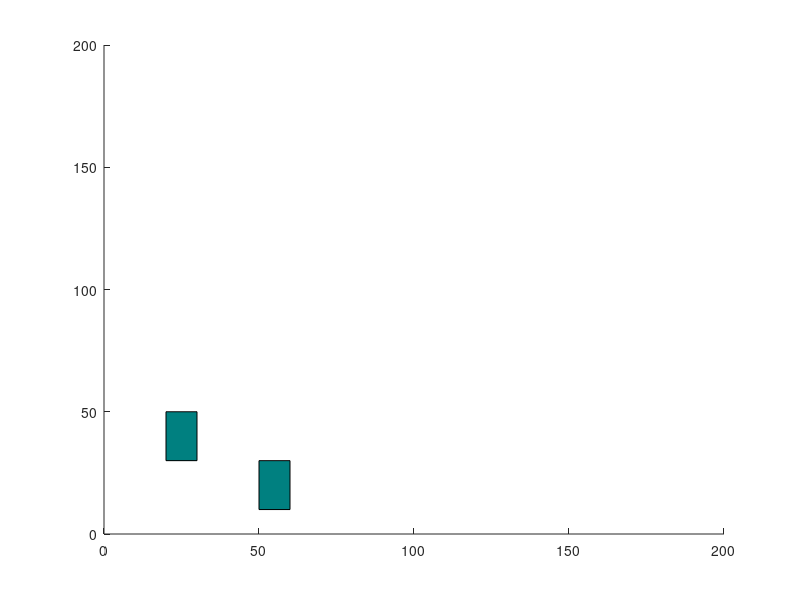

Recreate this plot in MATLAB. (Note: this script raises an error after producing the figure.)
%Define Boundary for the global plan
Xminglobal=0;
Xmaxglobal=200;
Yminglobal=0;
Ymaxglobal=200;
statobs1=[20 30 10 20];
rectangle('Position',statobs1,'FaceColor',[0 .5 .5]);
hold on
axis([0 200 0 200])


statobs2=[50 10 10 20];
rectangle('Position',statobs2,'FaceColor',[0 .5 .5]);
hold on
axis([0 200 0 200])
START_X=40;
START_Y=40;
GOAL_X=150;
GOAL_Y=150;

grid_len=10;

MAP_IDX=1;

for i=0:grid_len:Xmaxglobal
    for j=0:grid_len:Ymaxglobal
       %{
        if i==0
            i=1
        end
        
        if j==0
            j=1
        end
        %}
        MAP(MAP_IDX, 1)=i;
        MAP(MAP_IDX, 2)=j;
        MAP(MAP_IDX, 3)=2;
        MAP_IDX=MAP_IDX+1;
    end
    %disp('yo in here');
end
MAP_IDX=MAP_IDX-1;

OPEN=[];
CLOSED=[];
CLOSED_IDX=1;
OPEN_IDX=1;

OBS_COORD_LIST=[];
OBS_IDX=1;
OBS_COORD_LIST(OBS_IDX, 1)=statobs1(1);OBS_COORD_LIST(OBS_IDX, 2)=statobs1(2);% 20,30
OBS_IDX=OBS_IDX+1;
OBS_COORD_LIST(OBS_IDX, 1)=statobs1(1)+statobs1(3);OBS_COORD_LIST(OBS_IDX, 2)=statobs1(2)+statobs1(4);% 30,50
OBS_IDX=OBS_IDX+1;
OBS_COORD_LIST(OBS_IDX, 1)=statobs1(1)+10;OBS_COORD_LIST(OBS_IDX, 2)=statobs1(2);% 30,30
OBS_IDX=OBS_IDX+1;
OBS_COORD_LIST(OBS_IDX, 1)=statobs1(1)+10;OBS_COORD_LIST(OBS_IDX, 2)=statobs1(2)+10;% 30,40
OBS_IDX=OBS_IDX+1;
OBS_COORD_LIST(OBS_IDX, 1)=statobs1(1);OBS_COORD_LIST(OBS_IDX, 2)=statobs1(2)+10;% 20,40
OBS_IDX=OBS_IDX+1;
OBS_COORD_LIST(OBS_IDX, 1)=statobs1(1);OBS_COORD_LIST(OBS_IDX, 2)=statobs1(2)+20;% 20,40
OBS_IDX=OBS_IDX+1;
OBS_COORD_LIST(OBS_IDX, 1)=statobs2(1);OBS_COORD_LIST(OBS_IDX, 2)=statobs2(2);% 20,30
OBS_IDX=OBS_IDX+1;
OBS_COORD_LIST(OBS_IDX, 1)=statobs2(1)+statobs1(3);OBS_COORD_LIST(OBS_IDX, 2)=statobs2(2)+statobs2(4);% 30,50
OBS_IDX=OBS_IDX+1;
OBS_COORD_LIST(OBS_IDX, 1)=statobs2(1)+10;OBS_COORD_LIST(OBS_IDX, 2)=statobs2(2);% 30,30
OBS_IDX=OBS_IDX+1;
OBS_COORD_LIST(OBS_IDX, 1)=statobs2(1)+10;OBS_COORD_LIST(OBS_IDX, 2)=statobs2(2)+10;% 30,40
OBS_IDX=OBS_IDX+1;
OBS_COORD_LIST(OBS_IDX, 1)=statobs2(1);OBS_COORD_LIST(OBS_IDX, 2)=statobs2(2)+10;% 20,40
OBS_IDX=OBS_IDX+1;
OBS_COORD_LIST(OBS_IDX, 1)=statobs2(1);OBS_COORD_LIST(OBS_IDX, 2)=statobs2(2)+20;% 20,40


Optimal_path=a_star(OPEN, CLOSED, OPEN_IDX, CLOSED_IDX, OBS_COORD_LIST, OBS_IDX, MAP, MAP_IDX, START_X, START_Y, GOAL_X, GOAL_Y, Xminglobal, Xmaxglobal, Yminglobal, Ymaxglobal);

Optimal_path=flipud(Optimal_path);
path=[];

%state lattice primitive decision
curr_heading=0;
TurnRadius = 2;   
PathStep = -1;   
t1=0;
t2=5;
v1=4;
v2=4;
Optimal_path(1,3)=0;
Optimal_path(1,4)=0;
manu='x';

%dynamic obs path
obsx0=58;
obsy0=90;
obsvx0= 0;
obsvy0=-50/30;
dt=0.1;
DYN_IDX=1;
%{
for tobs=0:dt:60
    obsx0=obsx0 + obsvx0*dt;
    obsy0=obsy0 + obsvy0*dt;
    %disp(obsy0);
    
    dyn_obs_path(DYN_IDX,1)= obsx0;
    dyn_obs_path(DYN_IDX,2)= obsy0;
    dyn_obs_path(DYN_IDX,3)= tobs;
    
    DYN_IDX=DYN_IDX+1;
    
    
end
%}


for OPT_IDX=1:size(Optimal_path,1)-1
    
    Optimal_path(OPT_IDX,4)=t1;

        disp(OPT_IDX);
disp('!!!!!!!!!!!!!!!');
if OPT_IDX<size(Optimal_path,1)-1

[manu, next_manu]=find_direction(Optimal_path(OPT_IDX,1),Optimal_path(OPT_IDX,2),Optimal_path(OPT_IDX+1,1),Optimal_path(OPT_IDX+1,2),Optimal_path(OPT_IDX+2,1),Optimal_path(OPT_IDX+2,2)); 
disp(manu);
disp(next_manu);
disp('------------------');
next_heading=find_heading(manu,next_manu);
Optimal_path(OPT_IDX+1,3)=next_heading;
%path=dubins_curve([Optimal_path(OPT_IDX,1) Optimal_path(OPT_IDX,2) Optimal_path(OPT_IDX,3)]  ,[Optimal_path(OPT_IDX+1,1) Optimal_path(OPT_IDX+1,2) Optimal_path(OPT_IDX+1,3)], TurnRadius, PathStep);
temp_path=non_holo_path(Optimal_path(OPT_IDX,1), Optimal_path(OPT_IDX,2), Optimal_path(OPT_IDX,3), Optimal_path(OPT_IDX+1,1), Optimal_path(OPT_IDX+1,2), Optimal_path(OPT_IDX+1,3),v1,v2,t1,t2);

else
    Optimal_path(OPT_IDX+1,3)=curr_heading;
    %path=dubins_curve([Optimal_path(OPT_IDX,1) Optimal_path(OPT_IDX,2) Optimal_path(OPT_IDX,3)]  ,[Optimal_path(OPT_IDX+1,1) Optimal_path(OPT_IDX+1,2) Optimal_path(OPT_IDX+1,3)], TurnRadius, PathStep);
    temp_path=non_holo_path(Optimal_path(OPT_IDX,1), Optimal_path(OPT_IDX,2), Optimal_path(OPT_IDX,3), Optimal_path(OPT_IDX+1,1), Optimal_path(OPT_IDX+1,2), Optimal_path(OPT_IDX+1,3),v1,v2,t1,t2);

end
    path=[path; temp_path];
     
    curr_heading=next_heading;
    t1=t2;
    t2=t2+5;
    
end
OPT_IDX=OPT_IDX+1;
Optimal_path(OPT_IDX,4)=t1+5;

%Trajectory of obstacle for head on collision
dyn_obs_path=flipud(path);  
t=0;
for dyn_idx=1:1:size(dyn_obs_path)
dyn_obs_path(dyn_idx,3)= dyn_obs_path(dyn_idx,3)+pi;
dyn_obs_path(dyn_idx,4)= t;
t=t+0.1;
end


collision_avoided=false;

%for OPT_IDX=1:size(Optimal_path,1)-1


j=size(path,1);
k=size(dyn_obs_path,1);
 %Plot the Optimal Path!
 p=plot(path(1,1),path(1,2),'bo');
 dy=plot(dyn_obs_path(1,1),dyn_obs_path(1,2),'bo');
 %j=j+1;
 g=max(j,k);
 for i=1:1:g
  %pause(.00001);
  j=size(path,1);
  g=max(j,k);
  
  if i<=j
     
  set(p,'XData',path(i,1),'YData',path(i,2));
  plot(path(:,1),path(:,2));
  
  %disp(round(path(i,1)));
  %disp(round(path(i,2)));
  end
  
  if(i<=k)
  set(dy,'XData',dyn_obs_path(i,1),'YData',dyn_obs_path(i,2));
  %plot(dyn_obs_path(:,1),dyn_obs_path(:,2));
  end
  
  local_rect=[path(i,1)-30 path(i,1)-30 path(i,1)+30 path(i,1)+30 path(i,1)-30; path(i,2)-30 path(i,2)+30 path(i,2)+30 path(i,2)-30 path(i,2)-30];
  a=line(local_rect(1,:),local_rect(2,:));
  drawnow;
  
  is_present_dyn_obs= check_for_dyn_obs(path(i,1)-30,path(i,1)+30,path(i,2)-30,path(i,2)+30,dyn_obs_path(i,1),dyn_obs_path(i,2));
  
  
  if (is_present_dyn_obs==true && collision_avoided==false)
     idx=i;
     [dyn_coll_x1,dyn_coll_x2,dyn_coll_y1,dyn_coll_y2,coll_time] =  dyn_coll_detection(path, dyn_obs_path, idx);
     dyn_obs = [dyn_coll_x1,dyn_coll_x2,dyn_coll_y1,dyn_coll_y2, coll_time];
     disp('Initial Dynamic collision detection done');
     dyn_obs_x=[dyn_coll_x1 dyn_coll_x2 dyn_coll_x2 dyn_coll_x1 dyn_coll_x1];
     dyn_obs_y=[dyn_coll_y1 dyn_coll_y1 dyn_coll_y2 dyn_coll_y2 dyn_coll_y1];
     pseudo_obs= line(dyn_obs_x,dyn_obs_y,'Color','r');
     
     % 1st strategy to avoid collision- check if stopping and proceeding avoids the collision
     
     
     
     for OPT_IDX=1:1:size(Optimal_path)-1
         if ((Optimal_path(OPT_IDX,1)==dyn_obs(1) && Optimal_path(OPT_IDX,2)==dyn_obs(3))|| (Optimal_path(OPT_IDX,1)==dyn_obs(2) && Optimal_path(OPT_IDX,2)==dyn_obs(3)) || (Optimal_path(OPT_IDX,1)==dyn_obs(2) && Optimal_path(OPT_IDX,2)==dyn_obs(4)) || (Optimal_path(OPT_IDX,1)==dyn_obs(1) && Optimal_path(OPT_IDX,2)==dyn_obs(4)))
             stop_point_x=Optimal_path(OPT_IDX,1);
             stop_point_y=Optimal_path(OPT_IDX,2);
             stop_point_IDX= OPT_IDX;
             stop_time=Optimal_path(OPT_IDX,4);
             time_to_stop=coll_time-stop_time;
             break
         end
     end
     disp('Stop point calculated');
         
     
    new_path= check_stop_avoidance(path, stop_time, time_to_stop,idx);
    disp('New path after stopping is found');
    [new_coll_x1,new_coll_x2,new_coll_y1,new_coll_y2,coll_time] =  dyn_coll_detection(new_path, dyn_obs_path, idx);
    disp('Final Dynamic collision detection done');
    disp('coll_time is : ');
    disp(coll_time);
    if coll_time==inf
        collision_avoided=true;
        path=new_path;
    
    end
     
   % start code to replan
     
    if collision_avoided==false  
     
       
     %adding obstacle coordinates to closed list fr A*
     OBS_IDX=OBS_IDX+1;
     OBS_COORD_LIST(OBS_IDX, 1)=dyn_obs(1);OBS_COORD_LIST(OBS_IDX, 2)=dyn_obs(3);
     OBS_IDX=OBS_IDX+1;
     OBS_COORD_LIST(OBS_IDX, 1)=dyn_obs(2);OBS_COORD_LIST(OBS_IDX, 2)=dyn_obs(3);
     OBS_IDX=OBS_IDX+1;
     OBS_COORD_LIST(OBS_IDX, 1)=dyn_obs(2);OBS_COORD_LIST(OBS_IDX, 2)=dyn_obs(4);
     OBS_IDX=OBS_IDX+1;
     OBS_COORD_LIST(OBS_IDX, 1)=dyn_obs(1);OBS_COORD_LIST(OBS_IDX, 2)=dyn_obs(4);
     
     for OPT_IDX=1:1:size(Optimal_path)-1
         if(path(i,4)>=Optimal_path(OPT_IDX,4) && path(i,4)<=Optimal_path(OPT_IDX+1,4))
             replanning_start_x=Optimal_path(OPT_IDX+1,1);
             replanning_start_y=Optimal_path(OPT_IDX+1,2);
             replanning_start_time=Optimal_path(OPT_IDX+1,4);
             replanning_start_IDX=OPT_IDX+1;
             break
         end
                 
     end
     OBS_IDX=OBS_IDX+1;
     OBS_COORD_LIST(OBS_IDX, 1)=Optimal_path(replanning_start_IDX-1,1);OBS_COORD_LIST(OBS_IDX, 2)=Optimal_path(replanning_start_IDX-1,2);
     
     new_path_1=[];
     new_path_2=[];
     new_path_3=[];
     new_path=[];
     
     
         
     
     replanning_stop_x=Optimal_path(stop_point_IDX+3, 1);
     replanning_stop_y=Optimal_path(stop_point_IDX+3, 2);
     replanning_stop_time=Optimal_path(stop_point_IDX+3, 4);
     
     for path_IDX=1:1:size(path)-1
         if path(path_IDX,4)<replanning_start_time
             new_path_1=[new_path_1;path(path_IDX,:)];
             
         else if path(path_IDX,4)>replanning_stop_time
             new_path_3=[new_path_3;path(path_IDX,:)];
             end
         end
     end
     
             
     %OBS_IDX=OBS_IDX+1; 
     replanned_path=a_star(OPEN, CLOSED, OPEN_IDX, CLOSED_IDX, OBS_COORD_LIST, OBS_IDX, MAP, MAP_IDX, replanning_start_x, replanning_start_y, replanning_stop_x, replanning_stop_y, Xminglobal, Xmaxglobal, Yminglobal, Ymaxglobal);
     replanned_path=flipud(replanned_path);
     
     
     
     curr_heading=Optimal_path(replanning_start_IDX,3);
    deltaT=(Optimal_path(stop_point_IDX+3,4)-Optimal_path(replanning_start_IDX,4))/(size(replanned_path,1)-1);
    t1=Optimal_path(replanning_start_IDX,4);
    t2=t1+deltaT;
    v1=4;
    v2=4;
    replanned_path(1,3)=curr_heading;
    replanned_path(1,4)=t1;
    manu='x';
     
     for replanning_IDX=1:size(replanned_path,1)-1
    
            replanned_path(OPT_IDX,4)=t1;

                disp(replanning_IDX);
        disp('@@@@@@@@@@@@@@@@@@@@@@@@');
        if replanning_IDX<size(replanned_path,1)-1

        [manu, next_manu]=find_direction(replanned_path(replanning_IDX,1),replanned_path(replanning_IDX,2),replanned_path(replanning_IDX+1,1),replanned_path(replanning_IDX+1,2),replanned_path(replanning_IDX+2,1),replanned_path(replanning_IDX+2,2)); 
        disp(manu);
        disp(next_manu);
        disp('------------------');
        next_heading=find_heading(manu,next_manu);
        replanned_path(replanning_IDX+1,3)=next_heading;
        %path=dubins_curve([Optimal_path(OPT_IDX,1) Optimal_path(OPT_IDX,2) Optimal_path(OPT_IDX,3)]  ,[Optimal_path(OPT_IDX+1,1) Optimal_path(OPT_IDX+1,2) Optimal_path(OPT_IDX+1,3)], TurnRadius, PathStep);
        temp_path=non_holo_path(replanned_path(replanning_IDX,1), replanned_path(replanning_IDX,2), replanned_path(replanning_IDX,3), replanned_path(replanning_IDX+1,1), replanned_path(replanning_IDX+1,2), replanned_path(replanning_IDX+1,3),v1,v2,t1,t2);

        else
            replanned_path(replanning_IDX+1,3)=Optimal_path(stop_point_IDX+3, 3);
            %path=dubins_curve([Optimal_path(OPT_IDX,1) Optimal_path(OPT_IDX,2) Optimal_path(OPT_IDX,3)]  ,[Optimal_path(OPT_IDX+1,1) Optimal_path(OPT_IDX+1,2) Optimal_path(OPT_IDX+1,3)], TurnRadius, PathStep);
            temp_path=non_holo_path(replanned_path(replanning_IDX,1), replanned_path(replanning_IDX,2), replanned_path(replanning_IDX,3), replanned_path(replanning_IDX+1,1), replanned_path(replanning_IDX+1,2), replanned_path(replanning_IDX+1,3),v1,v2,t1,t2);

        end
            new_path_2=[new_path_2; temp_path];

            curr_heading=next_heading;
            t1=t2;
            t2=t2+deltaT;

     end
    replanning_IDX=replanning_IDX+1;
    replanned_path(replanning_IDX,4)=t1+deltaT;

        
        
     new_path= [new_path_1;new_path_2;new_path_3];
     
    [new_coll_x1,new_coll_x2,new_coll_y1,new_coll_y2,coll_time] =  dyn_coll_detection(new_path, dyn_obs_path, idx);
    disp('Dynamic collision detection after replanning done');
    disp('coll_time is : ');
    disp(coll_time);
    if coll_time==inf
        collision_avoided=true;
        path=new_path;
    
    end
     
     
    end
     
  if path(i,4)>stop_time+time_to_stop
      delete (pseudo_obs);
  end
  end
  
  
 
 
  
 axis([0 200 0 200])
 delete(a);
 end
 


%end